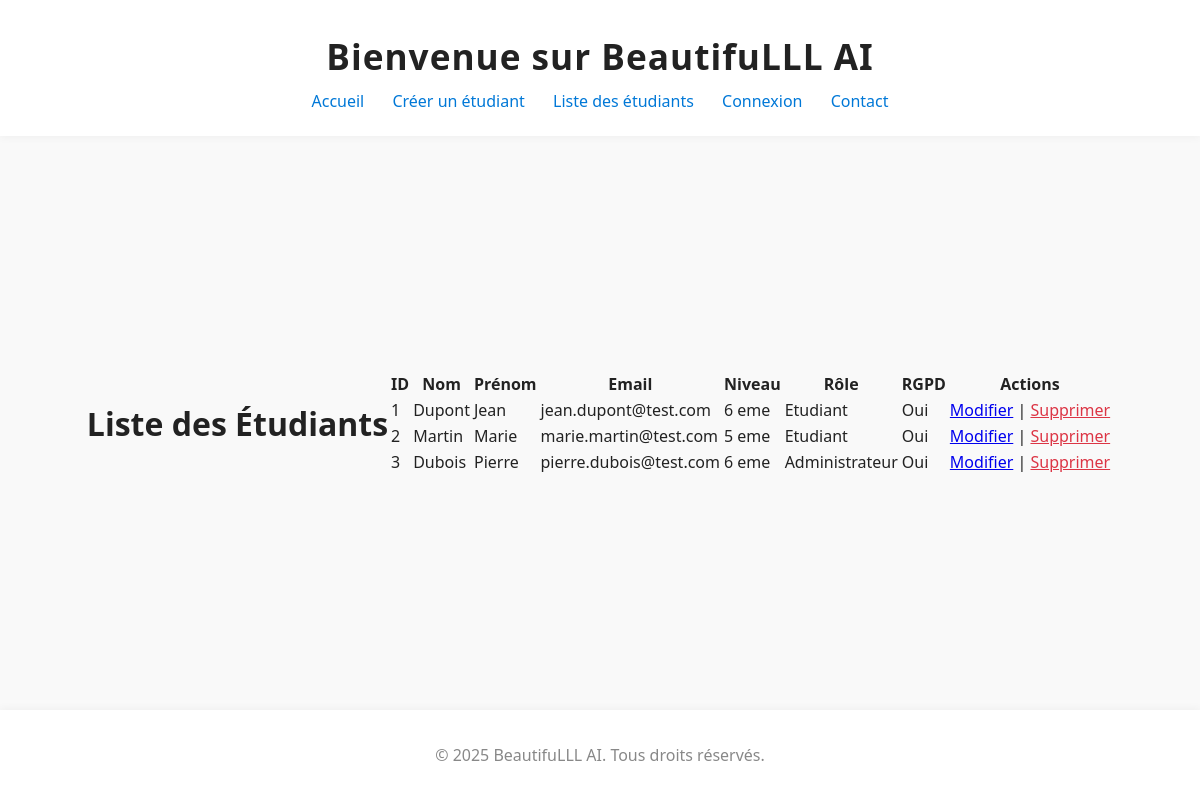
The page /?action=etudiant_list (signed in) on the database its author committed.
### tables this page shows
CREATE TABLE Etudiants(
   id_etudiant INT AUTO_INCREMENT,
   nom VARCHAR(50) NOT NULL,
   prenom VARCHAR(50) NOT NULL,
   email VARCHAR(100) NOT NULL,
   avatar VARCHAR(255),
   passwordhash VARCHAR(255) NOT NULL,
   date_inscription DATETIME NOT NULL DEFAULT CURRENT_TIMESTAMP,
   consentement_rgpd BOOLEAN NOT NULL DEFAULT FALSE,
   id_niveau INT NOT NULL,
   id_role INT NOT NULL,
   PRIMARY KEY(id_etudiant),
   UNIQUE(email),
   FOREIGN KEY(id_niveau) REFERENCES Niveau(id_niveau),
   FOREIGN KEY(id_role) REFERENCES Role(id_role)
);

### php-crud/model/etudiant.php (called while the page is built, shortened)
<?php
require_once __DIR__ . '/../config/Database.php';
class Etudiants
{
    private $conn;
    public function __construct()
    {
        $database = new Database();
        $this->conn = $database->connect();
    }
    public function read()
    {
        $sql = "SELECT * FROM etudiants";
        $stmt = $this->conn->prepare($sql);
        $stmt->execute();
        return $stmt->fetchAll(\PDO::FETCH_ASSOC);
    }
}
?>

### php-crud/config/Database.php (called while the page is built, shortened)
<?php
class Database
{
    private $host = '127.0.0.1';
    private $dbName = 'ia_educative';
    private $username = 'root';
    private $password = '';
    public function connect()
    {
        try {
            $this->connection = new PDO(
                "mysql:host={$this->host};dbname={$this->dbName}",
                $this->username,
                $this->password
            );
            $this->connection->setAttribute(PDO::ATTR_ERRMODE, PDO::ERRMODE_EXCEPTION);
            return $this->connection;
        } catch (PDOException $e) {
            die("Database connection failed: " . $e->getMessage());
        }
    }
}

### php-crud/model/role.php (called while the page is built, shortened)
<?php
class Role
{
    private $conn;
    public function __construct()
    {
        $database = new Database();
        $this->conn = $database->connect();
    }
    public function readSingle($id) {
        $sql = "SELECT * FROM role WHERE id_role = :id";
        $stmt = $this->conn->prepare($sql);
        $stmt->bindParam(':id', $id);
        $stmt->execute();
        return $stmt->fetch(\PDO::FETCH_ASSOC);
    }
}
?>

### php-crud/model/niveau.php (called while the page is built, shortened)
<?php
class Niveau{
    private $conn;
    public function __construct(){
        $database = new Database();
        $this->conn = $database->connect();
    }
    public function readSingle($id) {
        $sql = "SELECT * FROM niveau WHERE id_niveau = :id";
        $stmt = $this->conn->prepare($sql);
        $stmt->bindParam(':id', $id);
        $stmt->execute();
        return $stmt->fetch(\PDO::FETCH_ASSOC);
    }
}
?>

### php-crud/controllers/EtudiantController.php (called while the page is built, shortened)
<?php
require_once __DIR__ . '/../model/etudiant.php';
require_once __DIR__ . '/../model/role.php';
require_once __DIR__ . '/../model/niveau.php';
class EtudiantController
{
    public function getEtudiantsWithDetails(){
        $etudiantModel = new Etudiants();
        $roleModel = new Role();
        $niveauModel = new Niveau();
        $etudiants = $etudiantModel->read();
        foreach ($etudiants as &$etudiant) {
            if (isset($etudiant['id_role'])) {
                $role = $roleModel->readSingle($etudiant['id_role']);
                $etudiant['role'] = $role ? $role['nom_role'] : null;
            }
            if (isset($etudiant['id_niveau'])) {
                $niveau = $niveauModel->readSingle($etudiant['id_niveau']);
            }
        }
        return $etudiants;
    }
}

### php-crud/views/etudiant_list.php (the view, shortened to what this page needs)
<?php
require_once __DIR__ . '/../controllers/EtudiantController.php';
$etudiantController = new \Controllers\EtudiantController();
$etudiants = $etudiantController->getEtudiantsWithDetails();
echo "<h1>Liste des Étudiants</h1>";
echo "<table>";
echo "<tr><th>ID</th><th>Nom</th><th>Prénom</th><th>Email</th><th>Niveau</th><th>Rôle</th><th>RGPD</th><th>Actions</th></tr>";
foreach ($etudiants as $etudiant) {
    echo "<tr>";
    echo "<td>" . htmlspecialchars($etudiant['id_etudiant']) . "</td>";
    echo "<td>" . htmlspecialchars($etudiant['nom']) . "</td>";
    echo "<td>" . htmlspecialchars($etudiant['prenom']) . "</td>";
    echo "<td>" . htmlspecialchars($etudiant['email']) . "</td>";
    echo "<td>" . htmlspecialchars($etudiant['niveau'] ?? $etudiant['id_niveau']) . "</td>";
    echo "<td>" . htmlspecialchars($etudiant['role'] ?? $etudiant['id_role']) . "</td>";
    echo "<td>" . ($etudiant['consentement_rgpd'] ? 'Oui' : 'Non') . "</td>";
    echo "<td><a href='../../index.php?action=modifier_etudiant&id=" . htmlspecialchars($etudiant['id_etudiant']) . "'>Modifier</a> | <a href='../../index.php?action=supprimer_etudiant&id=" . htmlspecialchars($etudiant['id_etudiant']) . "' style='color: #dc3545;'>Supprimer</a></td>";
    echo "</tr>";
}
echo "</table>";
?>

### index.php (shortened to what this page needs)
<!DOCTYPE html>
<html lang="fr">
<head>
    <link rel="stylesheet" href="style.css">
</head>
<body>
    <main>
        <header>
            <h1>Bienvenue sur BeautifuLLL AI</h1>
            <nav>
                <a href="index.php">Accueil</a>
                <a href="?action=creer_etudiant">Créer un étudiant</a>
                <a href="?action=etudiant_list">Liste des étudiants</a>
                <a href="?action=connect">Connexion</a>
                <a href="#">Contact</a>
            </nav>
        </header>
        <div class="main-content">
            <?php
            if (isset($_GET['action']) && $_GET['action'] === 'creer_etudiant') {
                include 'php-crud/views/etudiant_form.php';
            } elseif (isset($_GET['action']) && $_GET['action'] === 'modifier_etudiant'){
                include 'php-crud/views/etudiant_form.php';
            } elseif (isset($_GET['action']) && $_GET['action'] === 'connect'){
                include 'php-crud/views/form_connect.php';
            } elseif (isset($_GET['action']) && $_GET['action'] === 'etudiant_list'){
                include 'php-crud/views/etudiant_list.php';
            } else {
                echo '<p>Bienvenue sur BeautifuLLL AI. Sélectionnez une action dans le menu.</p>';
            }
            ?>
        </div>
        <footer>
            <p>&copy; 2025 BeautifuLLL AI. Tous droits réservés.</p>
        </footer>
    </main>
</body>
</html>

### style.css (style rules this page uses)
body { margin: 0; padding: 0; min-height: 100vh; font-family: 'Segoe UI', Arial, sans-serif; background: #f9f9f9; color: #222; display: flex; flex-direction: column; }
main { flex: 1 0 auto; display: flex; flex-direction: column; min-height: 100vh; }
header { background: #fff; box-shadow: 0 2px 8px rgba(0,0,0,0.04); padding: 32px 0 24px 0; text-align: center; }
header h1 { margin: 0 0 10px 0; font-size: 2.2rem; font-weight: 600; letter-spacing: 1px; }
header nav a { color: #0078d7; text-decoration: none; margin: 0 12px; font-weight: 500; transition: color 0.2s; }
footer { background: #fff; box-shadow: 0 -2px 8px rgba(0,0,0,0.04); padding: 18px 0; text-align: center; font-size: 1rem; color: #888; margin-top: auto; }
.main-content { flex: 1 0 auto; display: flex; align-items: center; justify-content: center; min-height: 400px; }

### rows shown on the page
etudiants: id_etudiant "1", nom "Dupont", prenom "Jean", email "jean.dupont@test.com", niveau "6 eme", role "Etudiant", consentement_rgpd "Oui"
etudiants: id_etudiant "2", nom "Martin", prenom "Marie", email "marie.martin@test.com", niveau "5 eme", role "Etudiant", consentement_rgpd "Oui"
etudiants: id_etudiant "3", nom "Dubois", prenom "Pierre", email "pierre.dubois@test.com", niveau "6 eme", role "Administrateur", consentement_rgpd "Oui"
